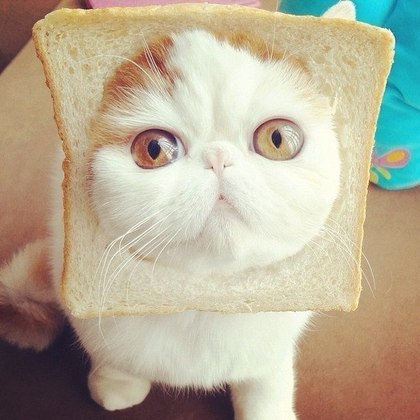
#> input picture pillow/cat.jpg, 420 x 420 px
$ python repaint.py
#> lines starting #> are read from the running program, lines starting #| are printed output that depends on the picture
from PIL import Image

im = Image.open("cat.jpg").convert("RGB") # преобразование в RGB
#> im is the input picture: PIL image 420x420 RGB; mean R, G, B 183.5, 173.9, 151.3
pixels = im.load()

for i in range(im.width):  # i по ширине
    for j in range(im.height):  # j по высоте
        r, g, b = pixels[i, j]

        a = (r + g + b) // 3 # a - яркость пикселя

        if a > 180:
            pixels[i, j] = (255, g - 40, 255)
im.show()
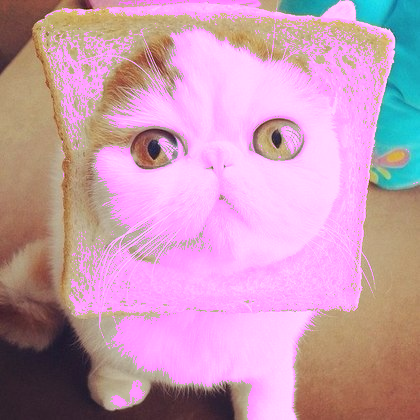
#> shown: PIL image 420x420 RGB; mean R, G, B 198.4, 155, 178.4
im.save("result.jpg")
